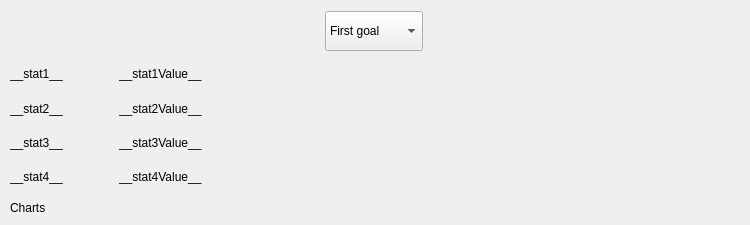
      <widget class="QWidget" name="tab_4">
       <attribute name="title">
        <string>Stats</string>
       </attribute>
       <widget class="QWidget" name="layoutWidget_9">
        <property name="geometry">
         <rect>
          <x>10</x>
          <y>10</y>
          <width>727</width>
          <height>42</height>
         </rect>
        </property>
        <layout class="QHBoxLayout" name="horizontalLayout_15">
         <item>
          <spacer name="horizontalSpacer_35">
           <property name="orientation">
            <enum>Qt::Horizontal</enum>
           </property>
           <property name="sizeType">
            <enum>QSizePolicy::MinimumExpanding</enum>
           </property>
           <property name="sizeHint" stdset="0">
            <size>
             <width>50</width>
             <height>20</height>
            </size>
           </property>
          </spacer>
         </item>
         <item>
          <widget class="QComboBox" name="goalTitle_ComboBox_3">
           <property name="minimumSize">
            <size>
             <width>0</width>
             <height>40</height>
            </size>
           </property>
           <item>
            <property name="text">
             <string>First goal</string>
            </property>
           </item>
           <item>
            <property name="text">
             <string>Second goal</string>
            </property>
           </item>
           <item>
            <property name="text">
             <string>Third goal</string>
            </property>
           </item>
          </widget>
         </item>
         <item>
          <spacer name="horizontalSpacer_36">
           <property name="orientation">
            <enum>Qt::Horizontal</enum>
           </property>
           <property name="sizeType">
            <enum>QSizePolicy::MinimumExpanding</enum>
           </property>
           <property name="sizeHint" stdset="0">
            <size>
             <width>50</width>
             <height>20</height>
            </size>
           </property>
          </spacer>
         </item>
        </layout>
       </widget>
       <widget class="QLabel" name="charts_label">
        <property name="geometry">
         <rect>
          <x>10</x>
          <y>200</y>
          <width>61</width>
          <height>16</height>
         </rect>
        </property>
        <property name="text">
         <string>Charts</string>
        </property>
       </widget>
       <widget class="QWidget" name="layoutWidget">
        <property name="geometry">
         <rect>
          <x>10</x>
          <y>60</y>
          <width>731</width>
          <height>131</height>
         </rect>
        </property>
        <layout class="QVBoxLayout" name="verticalLayout_10">
         <item>
          <layout class="QHBoxLayout" name="horizontalLayout_16">
           <item>
            <widget class="QLabel" name="stat1_label">
             <property name="text">
              <string>__stat1__</string>
             </property>
            </widget>
           </item>
           <item>
            <spacer name="horizontalSpacer_37">
             <property name="orientation">
              <enum>Qt::Horizontal</enum>
             </property>
             <property name="sizeType">
              <enum>QSizePolicy::Fixed</enum>
             </property>
             <property name="sizeHint" stdset="0">
              <size>
               <width>50</width>
               <height>20</height>
              </size>
             </property>
            </spacer>
           </item>
           <item>
            <widget class="QLabel" name="stat1Value_label">
             <property name="text">
              <string>__stat1Value__</string>
             </property>
            </widget>
           </item>
           <item>
            <spacer name="horizontalSpacer_41">
             <property name="orientation">
              <enum>Qt::Horizontal</enum>
             </property>
             <property name="sizeHint" stdset="0">
              <size>
               <width>40</width>
               <height>20</height>
              </size>
             </property>
            </spacer>
           </item>
          </layout>
         </item>
         <item>
          <layout class="QHBoxLayout" name="horizontalLayout_17">
           <item>
            <widget class="QLabel" name="stat2_label">
             <property name="text">
              <string>__stat2__</string>
             </property>
            </widget>
           </item>
           <item>
            <spacer name="horizontalSpacer_38">
             <property name="orientation">
              <enum>Qt::Horizontal</enum>
             </property>
             <property name="sizeType">
              <enum>QSizePolicy::Fixed</enum>
             </property>
             <property name="sizeHint" stdset="0">
              <size>
               <width>50</width>
               <height>20</height>
              </size>
             </property>
            </spacer>
           </item>
           <item>
            <widget class="QLabel" name="stat2Value_label">
             <property name="text">
              <string>__stat2Value__</string>
             </property>
            </widget>
           </item>
           <item>
            <spacer name="horizontalSpacer_44">
             <property name="orientation">
              <enum>Qt::Horizontal</enum>
             </property>
             <property name="sizeHint" stdset="0">
              <size>
               <width>40</width>
               <height>20</height>
              </size>
             </property>
            </spacer>
           </item>
          </layout>
         </item>
         <item>
          <layout class="QHBoxLayout" name="horizontalLayout_18">
           <item>
            <widget class="QLabel" name="stat3_label">
             <property name="text">
              <string>__stat3__</string>
             </property>
            </widget>
           </item>
           <item>
            <spacer name="horizontalSpacer_39">
             <property name="orientation">
              <enum>Qt::Horizontal</enum>
             </property>
             <property name="sizeType">
              <enum>QSizePolicy::Fixed</enum>
             </property>
             <property name="sizeHint" stdset="0">
              <size>
               <width>50</width>
               <height>20</height>
              </size>
             </property>
            </spacer>
           </item>
           <item>
            <widget class="QLabel" name="stat3Value_label">
             <property name="text">
              <string>__stat3Value__</string>
             </property>
            </widget>
           </item>
           <item>
            <spacer name="horizontalSpacer_42">
             <property name="orientation">
              <enum>Qt::Horizontal</enum>
             </property>
             <property name="sizeHint" stdset="0">
              <size>
               <width>40</width>
               <height>20</height>
              </size>
             </property>
            </spacer>
           </item>
          </layout>
         </item>
         <item>
          <layout class="QHBoxLayout" name="horizontalLayout_19">
           <item>
            <widget class="QLabel" name="stat4_label">
             <property name="text">
              <string>__stat4__</string>
             </property>
            </widget>
           </item>
           <item>
            <spacer name="horizontalSpacer_40">
             <property name="orientation">
              <enum>Qt::Horizontal</enum>
             </property>
             <property name="sizeType">
              <enum>QSizePolicy::Fixed</enum>
             </property>
             <property name="sizeHint" stdset="0">
              <size>
               <width>50</width>
               <height>20</height>
              </size>
             </property>
            </spacer>
           </item>
           <item>
            <widget class="QLabel" name="stat4Value_label">
             <property name="text">
              <string>__stat4Value__</string>
             </property>
            </widget>
           </item>
           <item>
            <spacer name="horizontalSpacer_43">
             <property name="orientation">
              <enum>Qt::Horizontal</enum>
             </property>
             <property name="sizeHint" stdset="0">
              <size>
               <width>40</width>
               <height>20</height>
              </size>
             </property>
            </spacer>
           </item>
          </layout>
         </item>
        </layout>
       </widget>
      </widget>
